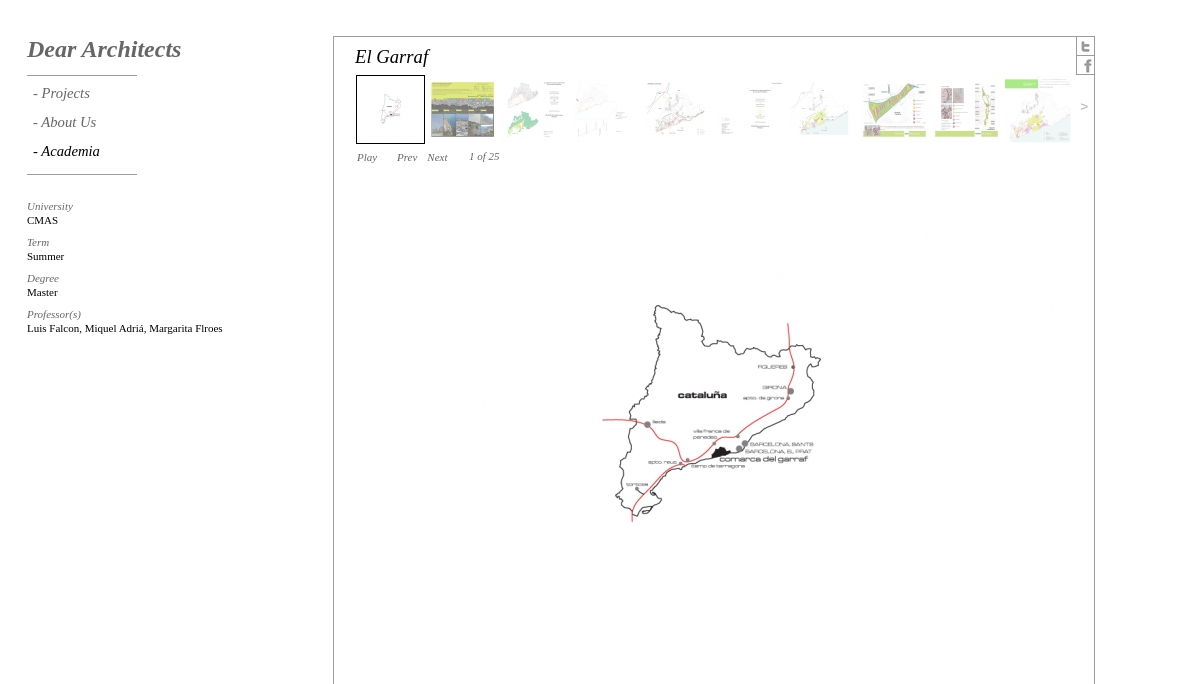
Screenshot of /academia.php?Academia=CMAS.2008.Summer.El Garraf with the database file from the repository.
### tables this page shows
CREATE TABLE IF NOT EXISTS `academia` (
  `ID` int(5) NOT NULL AUTO_INCREMENT,
  `identif` varchar(100) NOT NULL,
  `active` int(1) NOT NULL,
  `Academia` varchar(300) NOT NULL,
  `years` int(4) NOT NULL,
  `University` varchar(200) NOT NULL,
  `Term` varchar(100) NOT NULL,
  `Degree` varchar(100) DEFAULT NULL,
  `Professors` varchar(200) DEFAULT NULL,
  `Description` varchar(500) DEFAULT NULL,
  PRIMARY KEY (`ID`)
);

CREATE TABLE IF NOT EXISTS `academiap` (
  `ID` int(5) NOT NULL AUTO_INCREMENT,
  `Academia` varchar(500) NOT NULL,
  `Photo` varchar(500) NOT NULL,
  PRIMARY KEY (`ID`)
);

### public_html/academia.php (the view, shortened to what this page needs)
<?php
if (!function_exists("GetSQLValueString")) {
    function GetSQLValueString($theValue, $theType, $theDefinedValue = "", $theNotDefinedValue = "")
    {
      $theValue = get_magic_quotes_gpc() ? stripslashes($theValue) : $theValue;
      $theValue = function_exists("mysql_real_escape_string") ? mysql_real_escape_string($theValue) : mysql_escape_string($theValue);
      switch ($theType) {
        case "text":
          $theValue = ($theValue != "") ? "'" . $theValue . "'" : "NULL";
          break;
      }
      return $theValue;
    }
}
$a = "-1";
if (isset($_GET['Academia'])) {
  $a = $_GET['Academia'];
}
$query =  sprintf("SELECT * FROM academia where identif=%s",GetSQLValueString($a, "text"));
$academia = mysql_query($query, $Base) or die(mysql_error());
$row_academia = mysql_fetch_assoc($academia);
$query_fotos =  sprintf("SELECT * FROM academiap where Academia=%s order by Photo ASC",GetSQLValueString($a, "text"));
$fotos = mysql_query($query_fotos, $Base) or die(mysql_error());
$row_fotos = mysql_fetch_assoc($fotos);
?>
<!DOCTYPE HTML PUBLIC "-//W3C//DTD HTML 4.01 Transitional//EN"
"http://www.w3.org/TR/1999/REC-html401-19991224">
<html>
	<head>
                <link rel="stylesheet" href="CSS.css" type="text/css" />
<link rel="stylesheet" href="Menu3Niv/nav-v.css" type="text/css" media="screen" />
		<link rel="stylesheet" href="SLIDER/css/basic.css" type="text/css" />
		<link rel="stylesheet" href="SLIDER/css/slider.css" type="text/css" />
		<link rel="stylesheet" href="SLIDER/css/white.css" type="text/css" />
	</head>
	<body>
<div id="wrapper">
    <div id="leftcolumn">
        <?php include("Menu3Niv/index.php"); ?>
        <div id="info">
            <div><span class="t">University</span><span><?php echo $row_academia['University']; ?></span></div>
            <div><span class="t">Term</span><span><?php echo $row_academia['Term']; ?></span></div>
            <div><span class="t">Degree</span><span><?php echo $row_academia['Degree']; ?></span></div>
            <div><span class="t">Professor(s)</span><span><?php echo $row_academia['Professors']; ?></span></div>
        </div>
     </div>
     <div id="cuadrado">
          <div id="social">
            <span>
              <img onclick="tweet('<?php echo $row_academia['Academia']; ?>')" style="cursor:pointer;" src="Twitter.jpg" title="Share on Twitter"/>
            </span>
            <span>
              <img onclick="face()" style="cursor:pointer;" src="Facebook.jpg" title="Share on Facebook"/>
            </span>
        </div>
                <div id="titulop">
                    <?php echo $row_academia['Academia']; ?>
                </div>
				<div class="navigation-container">
					<div id="thumbs" class="navigation">
						<ul class="thumbs noscript">
                                                    <?php
                                                        do {$nombre=$row_fotos['Photo'];
                                                        if($nombre != NULL){
                                                     ?>
							<li>
								<a class="thumb"  href="admin/academiap/grande/<?php echo $nombre;?>">
									<img src="admin/academiap/chico/<?php echo $nombre;?>" alt=""/>
								</a>
							</li>
                                                      <?php } } while ($row_fotos = mysql_fetch_assoc($fotos)); ?>
						</ul>
						<a class="pageLink next" style="visibility: hidden;" href="#" title="Next Page"></a>
					</div>
				</div>
				<div class="content">
					<div class="slideshow-container">
						<div id="controls" class="controls"></div>
                                                <div id="caption" class="caption-container"><div class="photo-index"></div></div>
					</div>
				</div>
              </div>
  </div>
	</body>
</html>

### public_html/CSS.css (style rules this page uses)
* { padding:0; margin:0 }
body { font:12px; font-family: "Georgia"; }
#wrapper { padding-top:36px; padding-left: 27px; }
#leftcolumn { float:left; width:279px; }
#info { font-family: "Georgia"; font-size: 11px; font-weight: normal; position:absolute; top:199px; width:279px; font-style: normal !important; z-index: -1; }
#info span { display: block; line-height: 14px; }
#info span.t { color:#666; font-style: italic; }
#info div { padding-bottom: 8px; }
#cuadrado { position: absolute; top:36px; left:333px; min-height:634px; height: 90%; width: 760px; border:1px #9C9C9C solid; }
#social { position: absolute; top:0px; right:0px; z-index: 10000; }
#social span { padding-top: 1px; display: block; border-bottom:1px #9C9C9C solid; border-left:1px #9C9C9C solid; }
#titulop { font-family: "Georgia" !important; font-weight: normal !important; font-style: italic !important; font-size: 14pt !important; color: black !Important; padding-top: 9px; padding-left: 21px; padding-bottom: 5px; }

### public_html/SLIDER/css/basic.css (style rules this page uses)
html, body { margin:0; padding:0; }

### public_html/SLIDER/css/slider.css (style rules this page uses)
div.content { display: none; clear: both; }
div.content a, div.navigation a { text-decoration: none; }
div.navigation a.pageLink { height: 68px; line-height: 68px; }
div.controls { margin-top: 5px; height: 23px; margin-left: 18px; }
div.slideshow-container, div.loader { width: 760px; }
div.slideshow-container { position: relative; clear: both; float: left; height: 480px }
div.caption-container { position: absolute; top:4px; left:135px; }
div.caption-container, span.image-caption { width: 60px; }
div.navigation-container { float: left; position: relative; left: 1px; }
div.navigation { float: left; position: relative; left: 0px; }
div.navigation a.pageLink { display: block; position: relative; float: left; margin: 0px; width: 19px !important; background-position:center center; background-repeat:no-repeat; }
ul.thumbs { position: relative; float: left; margin: 0; padding: 0; }
ul.thumbs li { float: left; padding: 0; margin: 2px; margin-right: 1px; list-style: none; }
a.thumb { padding: 1px; display: block; }
ul.thumbs img { border: none; display: block; }

### public_html/SLIDER/css/white.css (style rules this page uses)
div.caption-container { color: #111; }
div.photo-index { color: #666666; font-family: "Georgia"; font-size: 11px; font-weight: normal; font-style: italic; }
div.navigation a.next { background-image: url(flecha.png); }
ul.thumbs li.selected a.thumb { background: #000; }

### rows the page displays
academia: University "CMAS", Term "Summer", Degree "Master", Professors "Luis Falcon, Miquel Adriá, Margarita Flroes", Academia "El Garraf"
academiap: Photo (picture)
academiap: Photo (picture)
academiap: Photo (picture)
academiap: Photo (picture)
academiap: Photo (picture)
academiap: Photo (picture)
academiap: Photo (picture)
academiap: Photo (picture)
academiap: Photo (picture)
academiap: Photo (picture)
